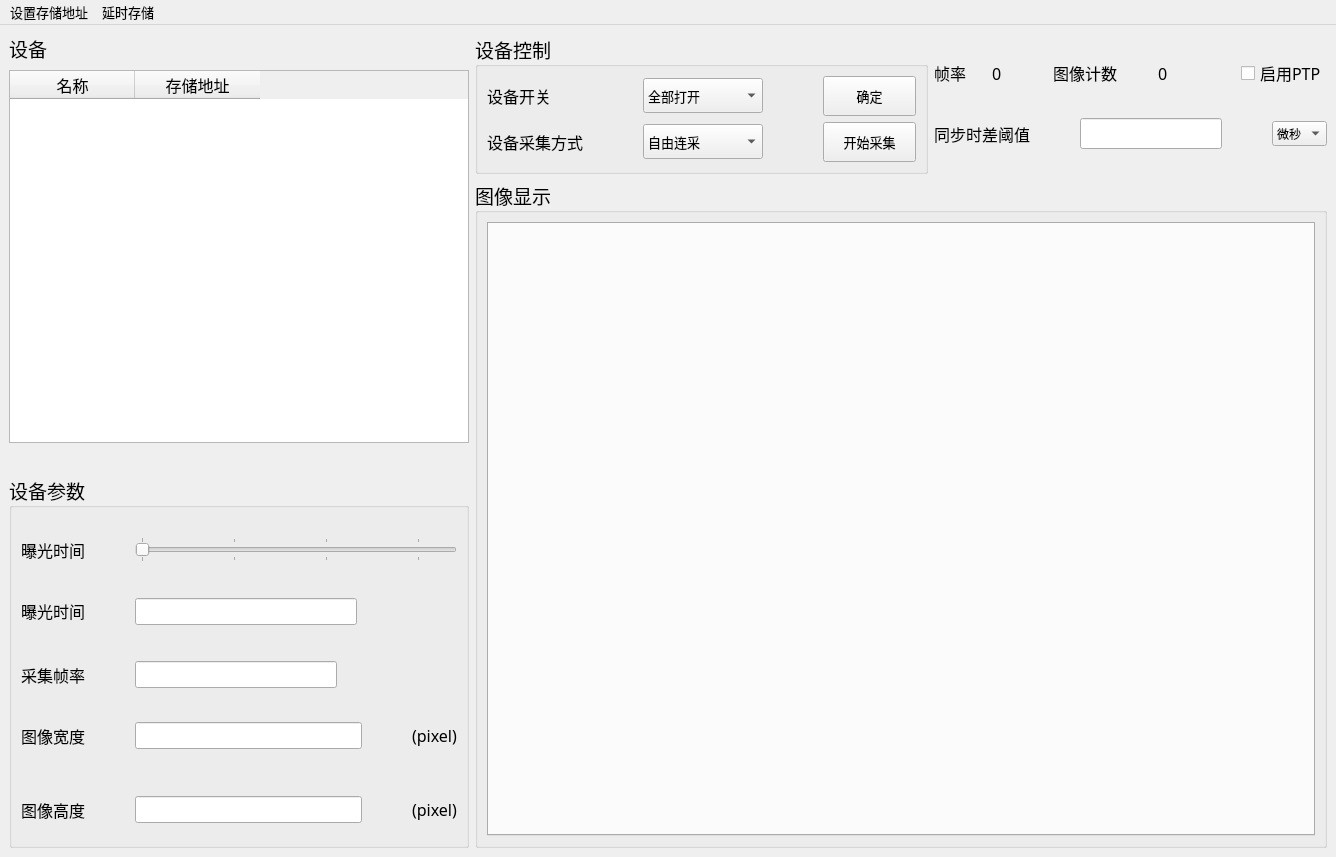
<?xml version="1.0" encoding="UTF-8"?>
<ui version="4.0">
 <class>MainWindow</class>
 <widget class="QMainWindow" name="MainWindow">
  <property name="enabled">
   <bool>true</bool>
  </property>
  <property name="geometry">
   <rect>
    <x>0</x>
    <y>0</y>
    <width>1336</width>
    <height>857</height>
   </rect>
  </property>
  <property name="sizePolicy">
   <sizepolicy hsizetype="Fixed" vsizetype="Fixed">
    <horstretch>0</horstretch>
    <verstretch>0</verstretch>
   </sizepolicy>
  </property>
  <property name="minimumSize">
   <size>
    <width>1336</width>
    <height>857</height>
   </size>
  </property>
  <property name="maximumSize">
   <size>
    <width>1336</width>
    <height>857</height>
   </size>
  </property>
  <property name="font">
   <font>
    <family>新宋体</family>
    <pointsize>12</pointsize>
   </font>
  </property>
  <property name="acceptDrops">
   <bool>false</bool>
  </property>
  <property name="windowTitle">
   <string>同步采集程序</string>
  </property>
  <property name="layoutDirection">
   <enum>Qt::LeftToRight</enum>
  </property>
  <property name="animated">
   <bool>true</bool>
  </property>
  <property name="tabShape">
   <enum>QTabWidget::Rounded</enum>
  </property>
  <property name="dockNestingEnabled">
   <bool>false</bool>
  </property>
  <property name="unifiedTitleAndToolBarOnMac">
   <bool>false</bool>
  </property>
  <widget class="QWidget" name="centralwidget">
   <property name="enabled">
    <bool>true</bool>
   </property>
   <property name="sizePolicy">
    <sizepolicy hsizetype="Preferred" vsizetype="Preferred">
     <horstretch>0</horstretch>
     <verstretch>0</verstretch>
    </sizepolicy>
   </property>
   <layout class="QHBoxLayout" name="horizontalLayout_13">
    <item>
     <layout class="QVBoxLayout" name="verticalLayout_5" stretch="0">
      <property name="spacing">
       <number>0</number>
      </property>
      <property name="bottomMargin">
       <number>0</number>
      </property>
      <item>
       <layout class="QVBoxLayout" name="verticalLayout">
        <property name="spacing">
         <number>7</number>
        </property>
        <item>
         <widget class="QLabel" name="label">
          <property name="font">
           <font>
            <family>黑体</family>
            <pointsize>14</pointsize>
           </font>
          </property>
          <property name="text">
           <string>设备</string>
          </property>
         </widget>
        </item>
        <item>
         <widget class="QTableWidget" name="DeviceTable">
          <property name="enabled">
           <bool>true</bool>
          </property>
          <property name="sizePolicy">
           <sizepolicy hsizetype="Preferred" vsizetype="Expanding">
            <horstretch>0</horstretch>
            <verstretch>0</verstretch>
           </sizepolicy>
          </property>
          <property name="minimumSize">
           <size>
            <width>0</width>
            <height>0</height>
           </size>
          </property>
          <property name="editTriggers">
           <set>QAbstractItemView::NoEditTriggers</set>
          </property>
          <property name="dragDropOverwriteMode">
           <bool>true</bool>
          </property>
          <property name="defaultDropAction">
           <enum>Qt::IgnoreAction</enum>
          </property>
          <property name="textElideMode">
           <enum>Qt::ElideRight</enum>
          </property>
          <property name="verticalScrollMode">
           <enum>QAbstractItemView::ScrollPerItem</enum>
          </property>
          <property name="horizontalScrollMode">
           <enum>QAbstractItemView::ScrollPerItem</enum>
          </property>
          <property name="showGrid">
           <bool>false</bool>
          </property>
          <property name="gridStyle">
           <enum>Qt::NoPen</enum>
          </property>
          <property name="rowCount">
           <number>0</number>
          </property>
          <property name="columnCount">
           <number>2</number>
          </property>
          <attribute name="horizontalHeaderMinimumSectionSize">
           <number>32</number>
          </attribute>
          <attribute name="horizontalHeaderDefaultSectionSize">
           <number>125</number>
          </attribute>
          <attribute name="horizontalHeaderHighlightSections">
           <bool>false</bool>
          </attribute>
          <attribute name="horizontalHeaderShowSortIndicator" stdset="0">
           <bool>true</bool>
          </attribute>
          <attribute name="verticalHeaderMinimumSectionSize">
           <number>10</number>
          </attribute>
          <attribute name="verticalHeaderDefaultSectionSize">
           <number>34</number>
          </attribute>
          <column>
           <property name="text">
            <string>名称</string>
           </property>
          </column>
          <column>
           <property name="text">
            <string>存储地址</string>
           </property>
          </column>
         </widget>
        </item>
        <item>
         <spacer name="verticalSpacer">
          <property name="orientation">
           <enum>Qt::Vertical</enum>
          </property>
          <property name="sizeType">
           <enum>QSizePolicy::Fixed</enum>
          </property>
          <property name="sizeHint" stdset="0">
           <size>
            <width>20</width>
            <height>25</height>
           </size>
          </property>
         </spacer>
        </item>
        <item>
         <layout class="QHBoxLayout" name="horizontalLayout_11">
          <item>
           <widget class="QGroupBox" name="groupBox">
            <property name="sizePolicy">
             <sizepolicy hsizetype="Expanding" vsizetype="Expanding">
              <horstretch>0</horstretch>
              <verstretch>0</verstretch>
             </sizepolicy>
            </property>
            <property name="font">
             <font>
              <family>黑体</family>
              <pointsize>14</pointsize>
              <underline>false</underline>
             </font>
            </property>
            <property name="title">
             <string>设备参数</string>
            </property>
            <layout class="QVBoxLayout" name="verticalLayout_2">
             <item>
              <layout class="QHBoxLayout" name="horizontalLayout" stretch="0,0">
               <property name="spacing">
                <number>50</number>
               </property>
               <property name="topMargin">
                <number>20</number>
               </property>
               <item>
                <widget class="QLabel" name="label_3">
                 <property name="font">
                  <font>
                   <family>宋体</family>
                   <pointsize>12</pointsize>
                   <underline>false</underline>
                  </font>
                 </property>
                 <property name="text">
                  <string>曝光时间</string>
                 </property>
                </widget>
               </item>
               <item>
                <widget class="QSlider" name="ExposureSlider">
                 <property name="sizePolicy">
                  <sizepolicy hsizetype="Expanding" vsizetype="Fixed">
                   <horstretch>0</horstretch>
                   <verstretch>0</verstretch>
                  </sizepolicy>
                 </property>
                 <property name="maximum">
                  <number>300000</number>
                 </property>
                 <property name="value">
                  <number>0</number>
                 </property>
                 <property name="sliderPosition">
                  <number>0</number>
                 </property>
                 <property name="tracking">
                  <bool>true</bool>
                 </property>
                 <property name="orientation">
                  <enum>Qt::Horizontal</enum>
                 </property>
                 <property name="tickPosition">
                  <enum>QSlider::TicksBothSides</enum>
                 </property>
                 <property name="tickInterval">
                  <number>30000</number>
                 </property>
                </widget>
               </item>
              </layout>
             </item>
             <item>
              <layout class="QHBoxLayout" name="horizontalLayout_2" stretch="0,0,0">
               <property name="spacing">
                <number>50</number>
               </property>
               <property name="topMargin">
                <number>30</number>
               </property>
               <property name="bottomMargin">
                <number>0</number>
               </property>
               <item>
                <widget class="QLabel" name="label_4">
                 <property name="sizePolicy">
                  <sizepolicy hsizetype="Fixed" vsizetype="Fixed">
                   <horstretch>0</horstretch>
                   <verstretch>0</verstretch>
                  </sizepolicy>
                 </property>
                 <property name="font">
                  <font>
                   <family>宋体</family>
                   <pointsize>12</pointsize>
                   <underline>false</underline>
                  </font>
                 </property>
                 <property name="text">
                  <string>曝光时间</string>
                 </property>
                 <property name="textFormat">
                  <enum>Qt::AutoText</enum>
                 </property>
                </widget>
               </item>
               <item>
                <widget class="QLineEdit" name="ExposureLE">
                 <property name="sizePolicy">
                  <sizepolicy hsizetype="Expanding" vsizetype="Fixed">
                   <horstretch>0</horstretch>
                   <verstretch>0</verstretch>
                  </sizepolicy>
                 </property>
                 <property name="font">
                  <font>
                   <family>Arial</family>
                   <pointsize>12</pointsize>
                   <underline>false</underline>
                  </font>
                 </property>
                </widget>
               </item>
               <item>
                <spacer name="horizontalSpacer_3">
                 <property name="orientation">
                  <enum>Qt::Horizontal</enum>
                 </property>
                 <property name="sizeType">
                  <enum>QSizePolicy::Fixed</enum>
                 </property>
                 <property name="sizeHint" stdset="0">
                  <size>
                   <width>100</width>
                   <height>20</height>
                  </size>
                 </property>
                </spacer>
               </item>
              </layout>
             </item>
             <item>
              <layout class="QHBoxLayout" name="horizontalLayout_3" stretch="0,0,0">
               <property name="spacing">
                <number>50</number>
               </property>
               <property name="topMargin">
                <number>30</number>
               </property>
               <item>
                <widget class="QLabel" name="label_5">
                 <property name="font">
                  <font>
                   <family>宋体</family>
                   <pointsize>12</pointsize>
                   <underline>false</underline>
                  </font>
                 </property>
                 <property name="text">
                  <string>采集帧率</string>
                 </property>
                </widget>
               </item>
               <item>
                <widget class="QLineEdit" name="FrameTimeLE">
                 <property name="font">
                  <font>
                   <family>Arial</family>
                   <pointsize>12</pointsize>
                   <underline>false</underline>
                  </font>
                 </property>
                </widget>
               </item>
               <item>
                <spacer name="horizontalSpacer_4">
                 <property name="orientation">
                  <enum>Qt::Horizontal</enum>
                 </property>
                 <property name="sizeType">
                  <enum>QSizePolicy::Fixed</enum>
                 </property>
                 <property name="sizeHint" stdset="0">
                  <size>
                   <width>120</width>
                   <height>20</height>
                  </size>
                 </property>
                </spacer>
               </item>
              </layout>
             </item>
             <item>
              <layout class="QHBoxLayout" name="horizontalLayout_7">
               <property name="spacing">
                <number>50</number>
               </property>
               <property name="topMargin">
                <number>15</number>
               </property>
               <item>
                <widget class="QLabel" name="label_8">
                 <property name="font">
                  <font>
                   <family>宋体</family>
                   <pointsize>12</pointsize>
                   <underline>false</underline>
                  </font>
                 </property>
                 <property name="text">
                  <string>图像宽度</string>
                 </property>
                </widget>
               </item>
               <item>
                <widget class="QLineEdit" name="ImgWidthLE">
                 <property name="font">
                  <font>
                   <family>Arial</family>
                   <pointsize>12</pointsize>
                   <underline>false</underline>
                  </font>
                 </property>
                </widget>
               </item>
               <item>
                <widget class="QLabel" name="label_10">
                 <property name="font">
                  <font>
                   <family>宋体</family>
                   <pointsize>12</pointsize>
                   <underline>false</underline>
                  </font>
                 </property>
                 <property name="text">
                  <string>(pixel)</string>
                 </property>
                </widget>
               </item>
              </layout>
             </item>
             <item>
              <layout class="QHBoxLayout" name="horizontalLayout_8">
               <property name="spacing">
                <number>50</number>
               </property>
               <property name="topMargin">
                <number>15</number>
               </property>
               <item>
                <widget class="QLabel" name="label_9">
                 <property name="font">
                  <font>
                   <family>宋体</family>
                   <pointsize>12</pointsize>
                   <underline>false</underline>
                  </font>
                 </property>
                 <property name="text">
                  <string>图像高度</string>
                 </property>
                </widget>
               </item>
               <item>
                <widget class="QLineEdit" name="ImgHeightLE">
                 <property name="font">
                  <font>
                   <family>Arial</family>
                   <pointsize>12</pointsize>
                   <underline>false</underline>
                  </font>
                 </property>
                </widget>
               </item>
               <item>
                <widget class="QLabel" name="label_11">
                 <property name="font">
                  <font>
                   <family>宋体</family>
                   <pointsize>12</pointsize>
                   <underline>false</underline>
                  </font>
                 </property>
                 <property name="text">
                  <string>(pixel)</string>
                 </property>
                </widget>
               </item>
              </layout>
             </item>
            </layout>
           </widget>
          </item>
         </layout>
        </item>
       </layout>
      </item>
     </layout>
    </item>
    <item>
     <layout class="QVBoxLayout" name="verticalLayout_6">
      <item>
       <layout class="QHBoxLayout" name="horizontalLayout_12">
        <item>
         <widget class="QGroupBox" name="groupBox_2">
          <property name="font">
           <font>
            <family>黑体</family>
            <pointsize>14</pointsize>
            <underline>false</underline>
           </font>
          </property>
          <property name="title">
           <string>设备控制</string>
          </property>
          <layout class="QVBoxLayout" name="verticalLayout_3">
           <item>
            <layout class="QHBoxLayout" name="horizontalLayout_4">
             <property name="spacing">
              <number>60</number>
             </property>
             <item>
              <widget class="QLabel" name="label_2">
               <property name="sizePolicy">
                <sizepolicy hsizetype="Preferred" vsizetype="Preferred">
                 <horstretch>0</horstretch>
                 <verstretch>0</verstretch>
                </sizepolicy>
               </property>
               <property name="font">
                <font>
                 <family>宋体</family>
                 <pointsize>12</pointsize>
                 <underline>false</underline>
                </font>
               </property>
               <property name="text">
                <string>设备开关</string>
               </property>
               <property name="margin">
                <number>0</number>
               </property>
              </widget>
             </item>
             <item>
              <widget class="QComboBox" name="DeviceControlBox">
               <property name="enabled">
                <bool>true</bool>
               </property>
               <property name="sizePolicy">
                <sizepolicy hsizetype="Fixed" vsizetype="Fixed">
                 <horstretch>0</horstretch>
                 <verstretch>0</verstretch>
                </sizepolicy>
               </property>
               <property name="minimumSize">
                <size>
                 <width>120</width>
                 <height>35</height>
                </size>
               </property>
               <property name="font">
                <font>
                 <family>宋体</family>
                 <pointsize>10</pointsize>
                 <underline>false</underline>
                </font>
               </property>
               <property name="modelColumn">
                <number>0</number>
               </property>
               <item>
                <property name="text">
                 <string>全部打开</string>
                </property>
               </item>
               <item>
                <property name="text">
                 <string>全部关闭</string>
                </property>
               </item>
              </widget>
             </item>
             <item>
              <widget class="QPushButton" name="DeviceControBtn">
               <property name="sizePolicy">
                <sizepolicy hsizetype="Fixed" vsizetype="Fixed">
                 <horstretch>0</horstretch>
                 <verstretch>0</verstretch>
                </sizepolicy>
               </property>
               <property name="minimumSize">
                <size>
                 <width>93</width>
                 <height>40</height>
                </size>
               </property>
               <property name="font">
                <font>
                 <family>宋体</family>
                 <pointsize>10</pointsize>
                 <underline>false</underline>
                </font>
               </property>
               <property name="text">
                <string>确定</string>
               </property>
              </widget>
             </item>
            </layout>
           </item>
           <item>
            <layout class="QHBoxLayout" name="horizontalLayout_5">
             <property name="spacing">
              <number>60</number>
             </property>
             <property name="sizeConstraint">
              <enum>QLayout::SetDefaultConstraint</enum>
             </property>
             <item>
              <widget class="QLabel" name="label_7">
               <property name="sizePolicy">
                <sizepolicy hsizetype="Preferred" vsizetype="Preferred">
                 <horstretch>0</horstretch>
                 <verstretch>0</verstretch>
                </sizepolicy>
               </property>
               <property name="font">
                <font>
                 <family>宋体</family>
                 <pointsize>12</pointsize>
                 <underline>false</underline>
                </font>
               </property>
               <property name="text">
                <string>设备采集方式</string>
               </property>
              </widget>
             </item>
             <item>
              <widget class="QComboBox" name="ImgAcquBox">
               <property name="enabled">
                <bool>true</bool>
               </property>
               <property name="sizePolicy">
                <sizepolicy hsizetype="Fixed" vsizetype="Fixed">
                 <horstretch>0</horstretch>
                 <verstretch>0</verstretch>
                </sizepolicy>
               </property>
               <property name="minimumSize">
                <size>
                 <width>120</width>
                 <height>35</height>
                </size>
               </property>
               <property name="font">
                <font>
                 <family>宋体</family>
                 <pointsize>10</pointsize>
                 <underline>false</underline>
                </font>
               </property>
               <property name="editable">
                <bool>false</bool>
               </property>
               <item>
                <property name="text">
                 <string>自由连采</string>
                </property>
               </item>
               <item>
                <property name="text">
                 <string>同步单采</string>
                </property>
               </item>
               <item>
                <property name="text">
                 <string>同步连采</string>
                </property>
               </item>
              </widget>
             </item>
             <item>
              <widget class="QPushButton" name="ImgAcquBtn">
               <property name="sizePolicy">
                <sizepolicy hsizetype="Fixed" vsizetype="Fixed">
                 <horstretch>0</horstretch>
                 <verstretch>0</verstretch>
                </sizepolicy>
               </property>
               <property name="minimumSize">
                <size>
                 <width>93</width>
                 <height>40</height>
                </size>
               </property>
               <property name="font">
                <font>
                 <family>宋体</family>
                 <pointsize>10</pointsize>
                 <underline>false</underline>
                </font>
               </property>
               <property name="text">
                <string>开始采集</string>
               </property>
               <property name="checkable">
                <bool>false</bool>
               </property>
              </widget>
             </item>
            </layout>
           </item>
          </layout>
         </widget>
        </item>
        <item>
         <layout class="QGridLayout" name="gridLayout_2">
          <item row="1" column="0">
           <layout class="QHBoxLayout" name="horizontalLayout_6">
            <property name="spacing">
             <number>50</number>
            </property>
            <item>
             <widget class="QLabel" name="label_12">
              <property name="font">
               <font>
                <family>新宋体</family>
                <pointsize>12</pointsize>
               </font>
              </property>
              <property name="text">
               <string>同步时差阈值</string>
              </property>
             </widget>
            </item>
            <item>
             <widget class="QLineEdit" name="SynOffShd"/>
            </item>
            <item>
             <widget class="QComboBox" name="SynTimeBox">
              <property name="font">
               <font>
                <family>微软雅黑</family>
                <pointsize>9</pointsize>
               </font>
              </property>
              <item>
               <property name="text">
                <string>微秒</string>
               </property>
              </item>
              <item>
               <property name="text">
                <string>纳秒</string>
               </property>
              </item>
             </widget>
            </item>
           </layout>
          </item>
          <item row="0" column="0">
           <layout class="QHBoxLayout" name="horizontalLayout_10">
            <item>
             <widget class="QLabel" name="label_6">
              <property name="sizePolicy">
               <sizepolicy hsizetype="Fixed" vsizetype="Preferred">
                <horstretch>0</horstretch>
                <verstretch>0</verstretch>
               </sizepolicy>
              </property>
              <property name="text">
               <string>帧率</string>
              </property>
             </widget>
            </item>
            <item>
             <spacer name="horizontalSpacer_2">
              <property name="orientation">
               <enum>Qt::Horizontal</enum>
              </property>
              <property name="sizeType">
               <enum>QSizePolicy::Fixed</enum>
              </property>
              <property name="sizeHint" stdset="0">
               <size>
                <width>20</width>
                <height>20</height>
               </size>
              </property>
             </spacer>
            </item>
            <item>
             <widget class="QLabel" name="fraRate">
              <property name="enabled">
               <bool>true</bool>
              </property>
              <property name="sizePolicy">
               <sizepolicy hsizetype="Fixed" vsizetype="Preferred">
                <horstretch>0</horstretch>
                <verstretch>0</verstretch>
               </sizepolicy>
              </property>
              <property name="text">
               <string>0</string>
              </property>
             </widget>
            </item>
            <item>
             <spacer name="horizontalSpacer">
              <property name="orientation">
               <enum>Qt::Horizontal</enum>
              </property>
              <property name="sizeType">
               <enum>QSizePolicy::Fixed</enum>
              </property>
              <property name="sizeHint" stdset="0">
               <size>
                <width>45</width>
                <height>20</height>
               </size>
              </property>
             </spacer>
            </item>
            <item>
             <widget class="QLabel" name="label_13">
              <property name="enabled">
               <bool>true</bool>
              </property>
              <property name="sizePolicy">
               <sizepolicy hsizetype="Fixed" vsizetype="Preferred">
                <horstretch>0</horstretch>
                <verstretch>0</verstretch>
               </sizepolicy>
              </property>
              <property name="text">
               <string>图像计数</string>
              </property>
             </widget>
            </item>
            <item>
             <spacer name="horizontalSpacer_5">
              <property name="orientation">
               <enum>Qt::Horizontal</enum>
              </property>
              <property name="sizeType">
               <enum>QSizePolicy::Fixed</enum>
              </property>
              <property name="sizeHint" stdset="0">
               <size>
                <width>35</width>
                <height>20</height>
               </size>
              </property>
             </spacer>
            </item>
            <item>
             <widget class="QLabel" name="imgCount">
              <property name="enabled">
               <bool>true</bool>
              </property>
              <property name="sizePolicy">
               <sizepolicy hsizetype="Fixed" vsizetype="Preferred">
                <horstretch>0</horstretch>
                <verstretch>0</verstretch>
               </sizepolicy>
              </property>
              <property name="text">
               <string>0</string>
              </property>
             </widget>
            </item>
            <item>
             <spacer name="horizontalSpacer_6">
              <property name="orientation">
               <enum>Qt::Horizontal</enum>
              </property>
              <property name="sizeHint" stdset="0">
               <size>
                <width>40</width>
                <height>20</height>
               </size>
              </property>
             </spacer>
            </item>
            <item>
             <widget class="QCheckBox" name="PTPSwitch">
              <property name="font">
               <font>
                <family>新宋体</family>
                <pointsize>12</pointsize>
               </font>
              </property>
              <property name="text">
               <string>启用PTP</string>
              </property>
              <property name="checked">
               <bool>false</bool>
              </property>
             </widget>
            </item>
           </layout>
          </item>
         </layout>
        </item>
       </layout>
      </item>
      <item>
       <layout class="QHBoxLayout" name="horizontalLayout_9">
        <property name="spacing">
         <number>7</number>
        </property>
        <item>
         <widget class="QGroupBox" name="groupBox_3">
          <property name="sizePolicy">
           <sizepolicy hsizetype="Preferred" vsizetype="Preferred">
            <horstretch>0</horstretch>
            <verstretch>0</verstretch>
           </sizepolicy>
          </property>
          <property name="font">
           <font>
            <family>黑体</family>
            <pointsize>14</pointsize>
           </font>
          </property>
          <property name="title">
           <string>图像显示</string>
          </property>
          <layout class="QVBoxLayout" name="verticalLayout_4" stretch="0">
           <item>
            <widget class="QTabWidget" name="MultiCamWindow">
             <property name="enabled">
              <bool>true</bool>
             </property>
             <property name="sizePolicy">
              <sizepolicy hsizetype="Expanding" vsizetype="Expanding">
               <horstretch>0</horstretch>
               <verstretch>0</verstretch>
              </sizepolicy>
             </property>
             <property name="tabShape">
              <enum>QTabWidget::Rounded</enum>
             </property>
             <property name="currentIndex">
              <number>-1</number>
             </property>
             <property name="documentMode">
              <bool>false</bool>
             </property>
             <property name="tabsClosable">
              <bool>true</bool>
             </property>
             <property name="movable">
              <bool>true</bool>
             </property>
             <property name="tabBarAutoHide">
              <bool>false</bool>
             </property>
            </widget>
           </item>
          </layout>
         </widget>
        </item>
       </layout>
      </item>
     </layout>
    </item>
   </layout>
  </widget>
  <widget class="QMenuBar" name="menubar">
   <property name="geometry">
    <rect>
     <x>0</x>
     <y>0</y>
     <width>1336</width>
     <height>24</height>
    </rect>
   </property>
   <property name="font">
    <font>
     <family>等线</family>
     <pointsize>10</pointsize>
    </font>
   </property>
   <widget class="QMenu" name="Menu">
    <property name="font">
     <font>
      <family>等线</family>
      <pointsize>10</pointsize>
     </font>
    </property>
    <property name="title">
     <string>设置存储地址</string>
    </property>
    <addaction name="AddressSettingBtn"/>
    <addaction name="ExitSettingBtn"/>
   </widget>
   <widget class="QMenu" name="Menu2">
    <property name="title">
     <string>延时存储</string>
    </property>
    <addaction name="DelayTimeTrig"/>
   </widget>
   <addaction name="Menu"/>
   <addaction name="Menu2"/>
  </widget>
  <action name="AddressSettingBtn">
   <property name="text">
    <string>设置</string>
   </property>
  </action>
  <action name="ExitSettingBtn">
   <property name="text">
    <string>退出</string>
   </property>
  </action>
  <action name="DelayTimeTrig">
   <property name="text">
    <string>Setting</string>
   </property>
  </action>
 </widget>
 <resources/>
 <connections/>
</ui>
